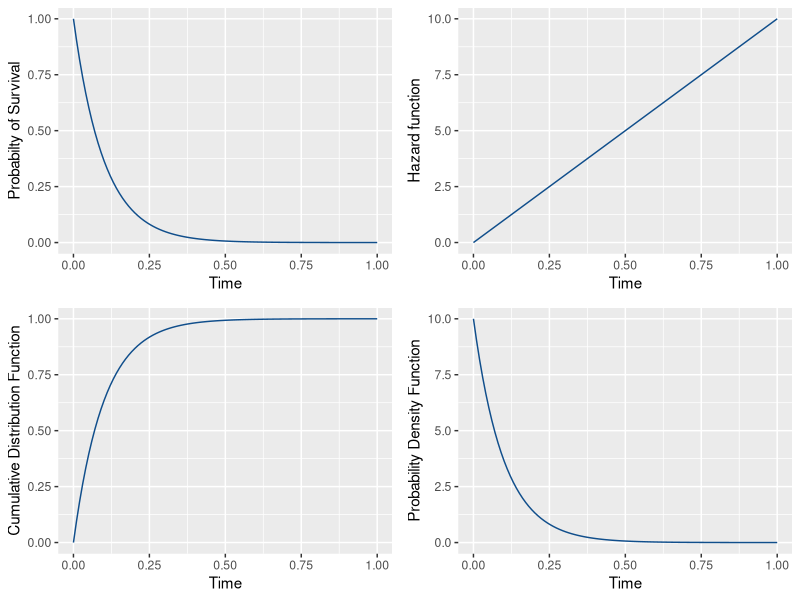
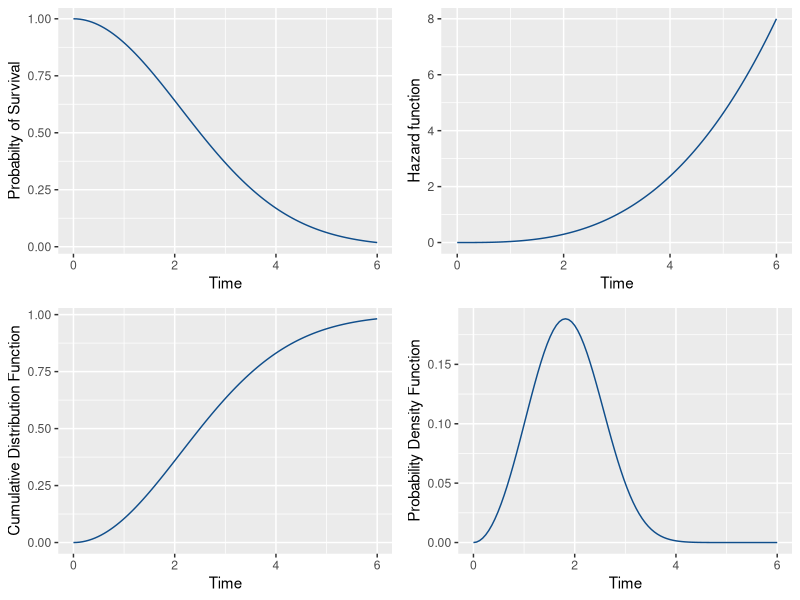

Reproduce these figures in R, in order.
## ---- chunk 1
# Clear the environment
rm(list = ls())
gc(reset = TRUE)

# Notebook Settings
knitr::opts_chunk$set(
  include = TRUE,
  cache = TRUE,
  collapse = TRUE,
  echo = TRUE,
  message = FALSE,
  tidy = FALSE,
  warning = FALSE,
  comment = "  ",
  dev = "png",
  dev.args = list(bg = '#FFFFF8'),
  dpi = 300,
  fig.align = "center",
  #fig.width = 7,
  #fig.asp = 0.618,
  fig.show = "hold",
  out.width = "90%"
)

# Load useful libraries
library(tufte)
library(tidyverse)
library(cowplot)
library(gridExtra)

## ---- chunk 2

t = seq(0,1.0, length.out = 100)
lambda = 10

H = lambda*t
S = exp(-lambda*t)
cdf = 1 - S
pdf = lambda*exp(-lambda*t)

weibullHazard_df <- data.frame(t, H, S)

#head(constantHazard_df)

plot_S <- ggplot(data = weibullHazard_df, aes(x = t, y = S)) + 
  geom_line(color="DodgerBlue4") +
  ylab("Probabilty of Survival") +
  xlab("Time")

plot_H <- ggplot(data = weibullHazard_df, aes(x = t, y = H)) + 
  geom_line(color="DodgerBlue4") +
  ylab("Hazard function") +
  xlab("Time")

plot_cdf <- ggplot(data = weibullHazard_df, aes(x = t, y = cdf)) + 
  geom_line(color="DodgerBlue4") +
  ylab("Cumulative Distribution Function") +
  xlab("Time")

plot_pdf <- ggplot(data = weibullHazard_df, aes(x=t, y=pdf)) +
  geom_line(color="DodgerBlue4") +
  ylab("Probability Density Function") +
  xlab("Time")

grid.arrange(plot_S, plot_H, plot_cdf, plot_pdf, nrow = 2)

  

## ---- chunk 3

t = seq(0,6.0, length.out = 100)
alpha = 3
sigma = 3

lambda = (sigma/alpha^sigma)*t^(sigma - 1)
H = (t/alpha)^sigma
S = exp(-lambda)
cdf = 1 - S
pdf = lambda*exp(-lambda*t)


constantHazard_df <- data.frame(t, H, S)

#head(constantHazard_df)

plot_S <- ggplot(data = constantHazard_df, aes(x = t, y = S)) + 
  geom_line(color="DodgerBlue4") +
  ylab("Probabilty of Survival") +
  xlab("Time")

plot_H <- ggplot(data = constantHazard_df, aes(x = t, y = H)) + 
  geom_line(color="DodgerBlue4") +
  ylab("Hazard function") +
  xlab("Time")

plot_cdf <- ggplot(data = constantHazard_df, aes(x = t, y = cdf)) + 
  geom_line(color="DodgerBlue4") +
  ylab("Cumulative Distribution Function") +
  xlab("Time")

plot_pdf <- ggplot(data = constantHazard_df, aes(x=t, y=pdf)) +
  geom_line(color="DodgerBlue4") +
  ylab("Probability Density Function") +
  xlab("Time")

grid.arrange(plot_S, plot_H, plot_cdf, plot_pdf, nrow = 2)

  
